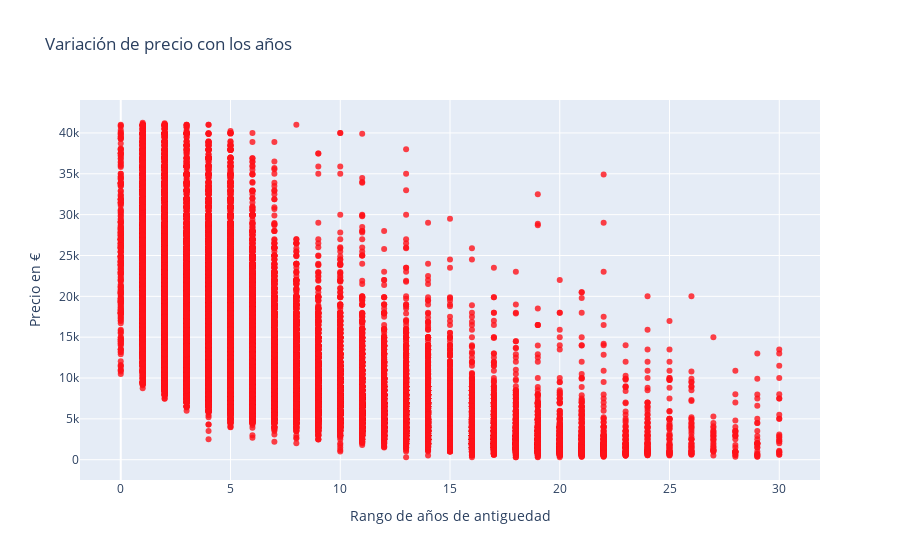

The cell this chart's notebook holds for it:
### Code cell
import plotly.graph_objs as go



trace1 = go.Scatter(
    x = df_old.yearsOld,
    y = df_old.price,
    name = "price",
    mode = "markers",
    marker = dict(color = 'rgba(255, 17, 25, 0.8)'),
    text = df_old["make"]
)



data = [trace1] #lista
layout = dict(title = "Variación de precio con los años",
    xaxis = dict(title="Rango de años de antiguedad", ticklen = 5),
    yaxis = dict(title = "Precio en €", ticklen = 5, zeroline = False))

fig = go.Figure(data = data, layout = layout)

iplot(fig)

### Figure 1 — Plotly figure (JSON) as saved in the notebook; plotly's stock layout.template omitted (floating-point values rounded to 4 significant figures; data arrays with more than 128 entries replaced by an {"elided": "..."} marker saying what was removed)
{"data": [{"marker": {"color": "rgba(255, 17, 25, 0.8)"}, "mode": "markers", "name": "price", "text": {"elided": "35635 str values"}, "type": "scatter", "x": {"elided": "35635 int values"}, "y": {"elided": "35635 int values"}}], "layout": {"title": {"text": "Variación de precio con los años"}, "xaxis": {"ticklen": 5, "title": {"text": "Rango de años de antiguedad"}}, "yaxis": {"ticklen": 5, "title": {"text": "Precio en €"}, "zeroline": false}}}
